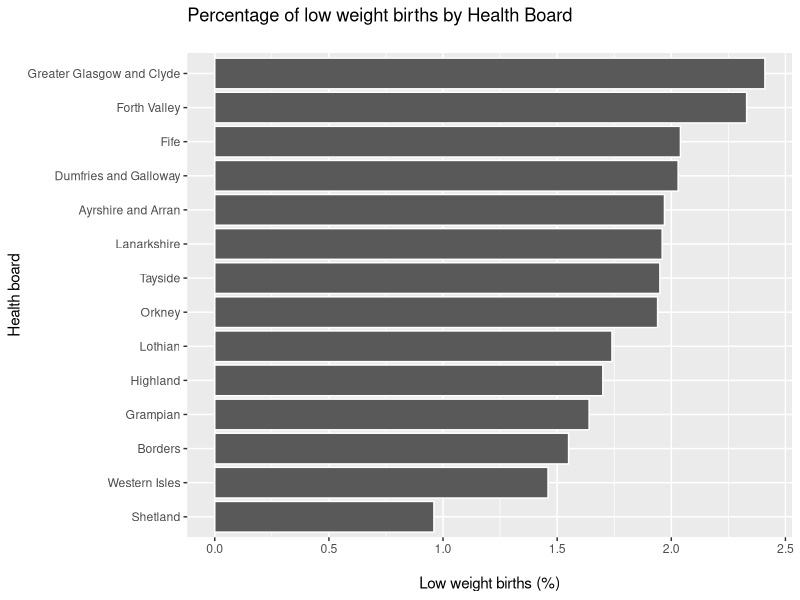
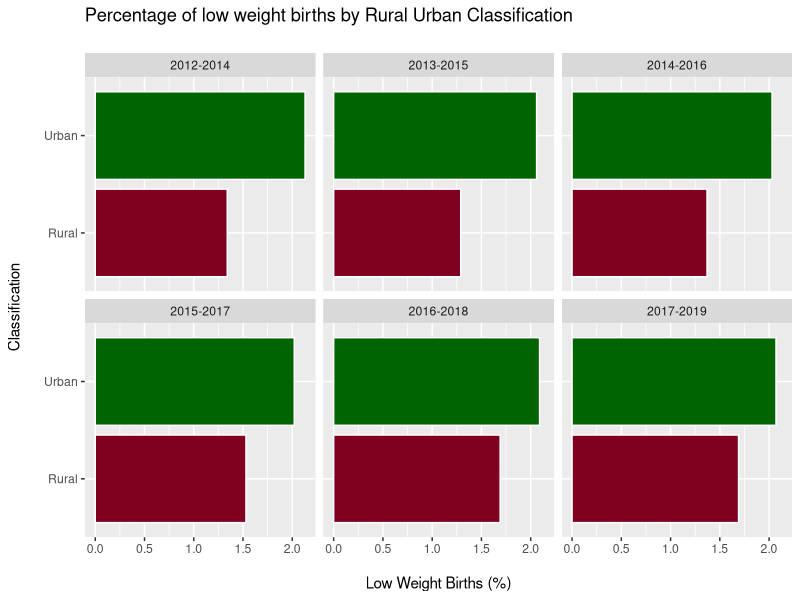
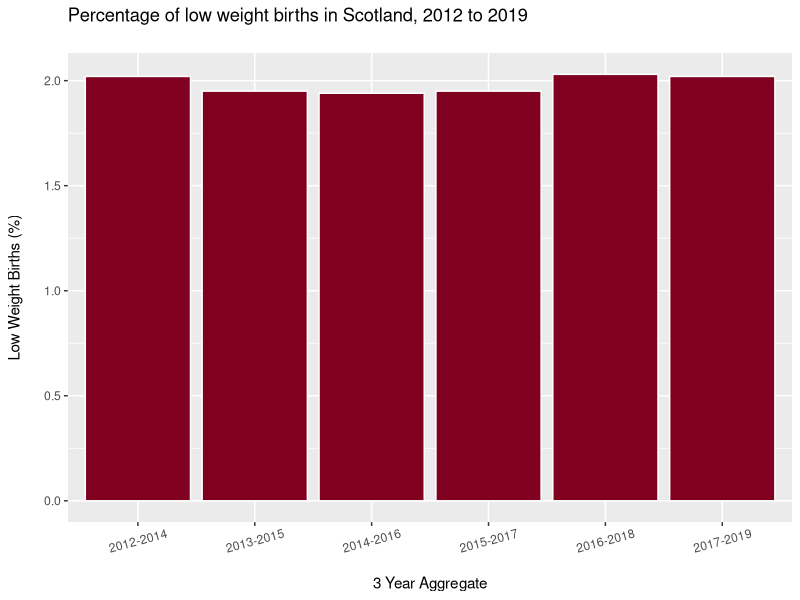
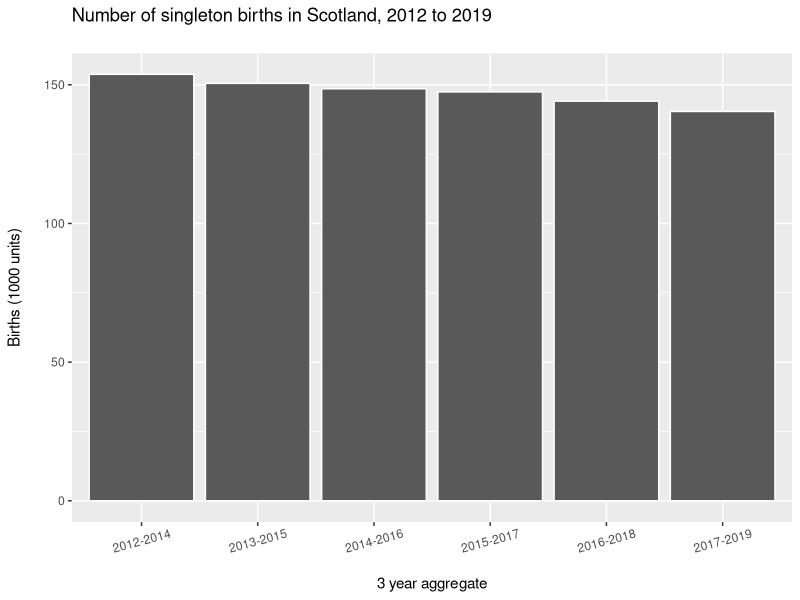

These charts were generated, in order, by the following R code:
library(tidyverse)

birth_weight <- read_csv("clean_data/birth_weight_summary.csv") 

# 1. calculate the percentage of low weight births by health board
birth_weight_hb <- birth_weight %>% 
  group_by(health_board_name) %>% 
  summarise(percent_lbw_by_hb = 
              round((100*(sum(low_weight_births) / sum(all_births))), 2))

# plot data to the graph
birth_weight_hb %>% 
  ggplot()+
  aes(x = reorder(health_board_name, percent_lbw_by_hb), y = percent_lbw_by_hb)+
  geom_col(col = "white")+
  coord_flip()+
  labs(x = "Health board",
       y = "\nLow weight births (%)",
       title = "Percentage of low weight births by Health Board\n")

# 2. calculate the percentage of low weight births by Urban Rural Classification over our time period
birth_weight_ur <- birth_weight %>% 
  group_by(date_code, urban_rural_2_name) %>% 
  summarise(percent_lbw_by_ur = 
              round((100*(sum(low_weight_births) / sum(all_births))), 2))

# plot data to the graph
birth_weight_ur %>% 
  ggplot()+
  aes(x = urban_rural_2_name, y = percent_lbw_by_ur, fill = urban_rural_2_name) +
  geom_col(col = "white")+
  facet_wrap(~date_code)+
  coord_flip()+
  labs(x = "Classification\n",
       y = "\nLow Weight Births (%)",
       title = "Percentage of low weight births by Rural Urban Classification\n") +
  scale_fill_manual(values = c("#800020", "darkgreen"), guide = FALSE)

# 3. calculate the percentage low weight bights by 3 aggregate years
birth_weight_year <- birth_weight %>% 
  group_by(date_code) %>% 
  summarise(percent_lbw_by_year = 
              round((100*(sum(low_weight_births) / sum(all_births))), 2))

# plot data to the graph
birth_weight_year %>% 
  ggplot()+
  aes(x = date_code, y = percent_lbw_by_year, fill = date_code)+
  geom_col(col = "white")+
  labs(x = "\n3 Year Aggregate",
       y = "Low Weight Births (%)\n",
       title = "Percentage of low weight births in Scotland, 2012 to 2019\n")+
  theme(axis.text.x = element_text(angle = 15, vjust = 0.6)) +
  scale_fill_manual(values = c("#800020", "#800020", "#800020", "#800020", "#800020", "#800020"), guide = FALSE)

# 4. calculate the total number of births
total_births_by_year <- birth_weight %>% 
  group_by(date_code) %>% 
  summarise(sum_births_by_year = sum(all_births/1000))

# plot data to the graph
total_births_by_year %>% 
  ggplot()+
  aes(x = date_code, y = sum_births_by_year)+
  geom_col(col = "white")+
  labs(x = "\n3 year aggregate",
       y = "Births (1000 units)\n",
       title = "Number of singleton births in Scotland, 2012 to 2019\n")+
  theme(axis.text.x = element_text(angle = 15, vjust = 0.6))
